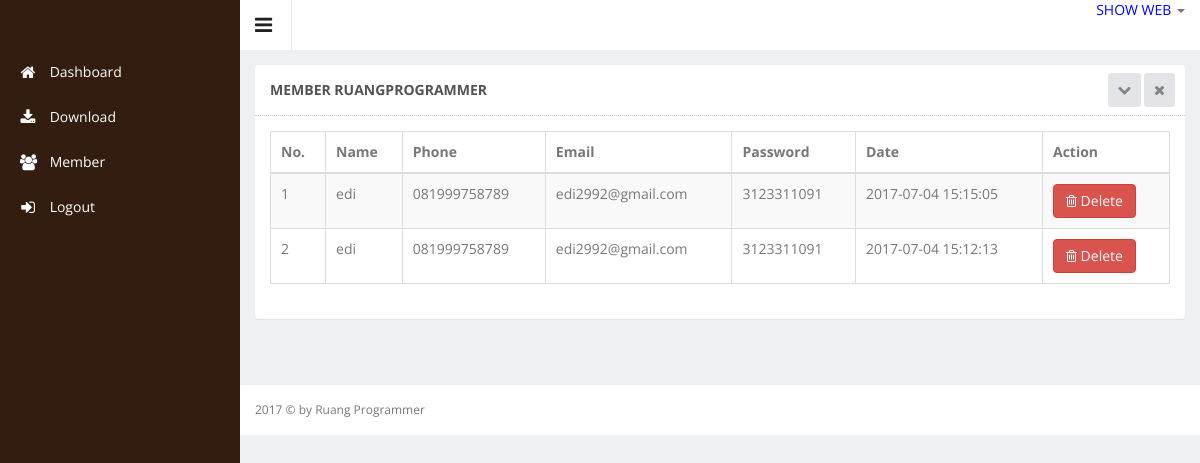
/admin/index.php?hal=master/member_temp/list (signed in), run on the app's committed database.
### tables this page shows
CREATE TABLE `member_tmp` (
  `tmp_id` int(11) NOT NULL,
  `tmp_username` varchar(255) DEFAULT NULL,
  `tmp_email` varchar(255) DEFAULT NULL,
  `tmp_phone` varchar(255) DEFAULT NULL,
  `tmp_password` varchar(255) DEFAULT NULL,
  `tmp_code` varchar(255) DEFAULT NULL,
  `tmp_date` datetime DEFAULT NULL
);

### admin/master/member_temp/list.php (the view, shortened to what this page needs)
<div class="wrapper">
    <div class="row">
        <div class="col-sm-12">
            <section class="panel">
                <header class="panel-heading">
                    Member Ruangprogrammer
                    <span class="tools pull-right">
                            <a href="javascript:;" class="fa fa-chevron-down"></a>
                            <a href="javascript:;" class="fa fa-times"></a>
                         </span>
                </header>
                <div class="panel-body">
                    <table class="table table-striped table-hover table-bordered" id="editable-sample">
                        <thead>
                        <tr>
                            <th>No.</th>
                            <th>Name</th>
                            <th>Phone</th>
                            <th>Email</th>
                            <th>Password</th>
                            <th>Date</th>
                            <th>Action</th>
                        </tr>
                        </thead>
                        <tbody>
                        <?php
                        $no = 1;
                        $queryUsers = mysql_query("SELECT * FROM member_tmp ORDER BY tmp_id DESC");
                        while ($rowUsers = mysql_fetch_array($queryUsers)) {
                            ?>
                            <tr class="">
                                <td><?php echo $no++; ?></td>
                                <td><?php echo $rowUsers['tmp_username']; ?></td>
                                <td><?php echo $rowUsers['tmp_phone']; ?></td>
                                <td><?php echo $rowUsers['tmp_email']; ?></td>
                                <td><?php echo $rowUsers['tmp_password']; ?></td>
                                <td><?php echo $rowUsers['tmp_date']; ?></td>
                                <td>
                                  <a href="?hal=master/member_temp/list&hapus=<?php echo $rowUsers['tmp_id']; ?>">
                                    <button class="btn btn-danger" type="submit" name="hapus"><i
                                                class="fa fa-trash-o"></i> Delete
                                    </button>
                                  </a>
                                </td>
                            </tr>
                        <?php } ?>
                        </tbody>
                    </table>
                </div>
            </section>
        </div>
    </div>
</div>

### admin/index.php (shortened to what this page needs)
<?php
if (!empty($_SESSION["admin_username"]) && !empty($_SESSION['admin_password'])) {
    ?>
    <!DOCTYPE html>
    <html lang="en">
    <head>
        <link href="assets/js/iCheck/skins/square/square.css" rel="stylesheet">
        <link href="assets/js/iCheck/skins/square/red.css" rel="stylesheet">
        <link href="assets/js/iCheck/skins/square/blue.css" rel="stylesheet">
        <link href="assets/css/clndr.css" rel="stylesheet">
        <link rel="stylesheet" href="assets/js/morris-chart/morris.css">
        <link href="assets/css/style.css" rel="stylesheet">
        <link href="assets/css/style-responsive.css" rel="stylesheet">
    </head>
    <body class="sticky-header">
    <section>
        <?php include("sidebar.php"); ?>
        <div class="main-content">
            <?php include("header.php"); ?>
            <?php
            if (isset($_GET['hal']) && strlen($_GET['hal']) > 0) {
                $hal = str_replace(".", "/", $_GET['hal']) . ".php";
            } else {
                $hal = "dashboard.php";
            }
            if (file_exists($hal)) {
                include($hal);
            } else {
                include("dashboard.php");
            }
            ?>
            <?php include("footer.php"); ?>
        </div>
    </section>
    </body>
    </html>
    <?php
} else {
    header("Location: login.php");
}
?>

### admin/sidebar.php (shortened to what this page needs)
<div class="left-side sticky-left-side">
    <div class="logo">
    </div>
    <div class="left-side-inner">
        <ul class="nav nav-pills nav-stacked custom-nav">
            <li><a href="?hal=dashboard"><i class="fa fa-home"></i> <span>Dashboard</span></a></li>
            <li><a href="?hal=master/download/list"><i class="fa fa-download"></i> <span>Download</span></a></li>
            <li><a href="?hal=master/member/list"><i class="fa fa-users"></i> <span>Member</span></a></li>
            <li><a href="logout.php"><i class="fa fa-sign-in"></i> <span>Logout</span></a></li>
        </ul>
    </div>
</div>

### admin/header.php (shortened to what this page needs)
<div class="header-section">
    <a class="toggle-btn"><i class="fa fa-bars"></i></a>
    <div class="menu-right">
        <ul class="notification-menu">
            <li>
                  <a href="http://download.ruangprogrammer.com" style="color: blue;" target="_blank"> SHOW WEB</a>
                    <span class="caret"></span>
            </li>
        </ul>
    </div>
</div>

### admin/footer.php
<footer>
    2017 &copy; by Ruang Programmer
</footer>

### data on the page
member_tmp: tmp_username "edi", tmp_phone "081999758789", tmp_email "edi2992@gmail.com", tmp_password "3123311091", tmp_date "2017-07-04 15:15:05"
member_tmp: tmp_username "edi", tmp_phone "081999758789", tmp_email "edi2992@gmail.com", tmp_password "3123311091", tmp_date "2017-07-04 15:12:13"
